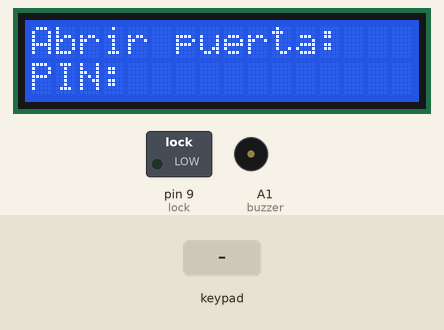
Bench run of a sketch on a simulated Arduino Uno, built with avr-gcc and run on an emulated ATmega328P. On the bench: 16×2 character LCD, switched loads named in the sketch (green lamp = pin HIGH), buzzer (waves = sounding). The inputs (shaded band) are chosen by the test bench.

Above: at 5.2 s.
5.3 s: keypad keys 1 3 1 2 1 1 1 0 pressed 0.4 s apart
At 9.0 s:
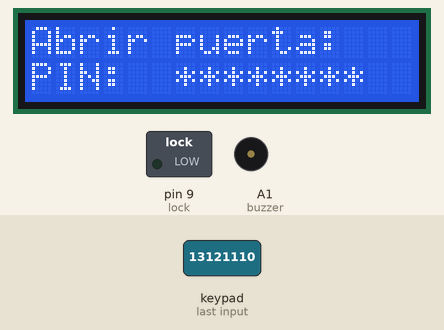
10.0 s: key '1' pressed
At 10.6 s:
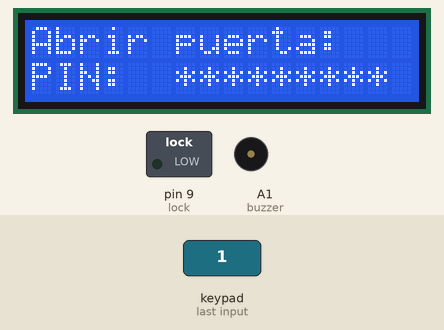
11.7 s: keypad keys 1 3 1 2 1 1 1 0 # pressed 0.4 s apart
At 11.81 s:
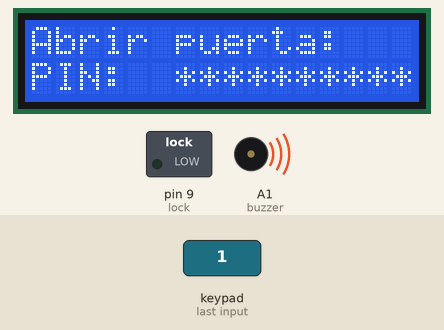
16.8 s: keypad keys 2 5 8 0 * pressed 0.4 s apart
At 19.3 s:
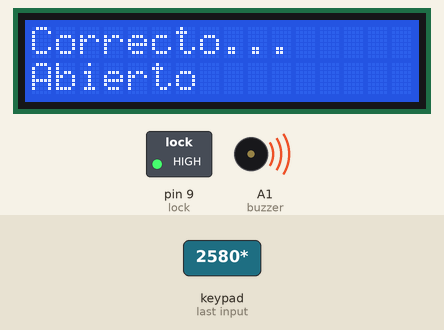
20.3 s: key 'A' pressed
23.3 s: keypad keys 1 3 1 2 1 1 1 0 * pressed 0.4 s apart
At 23.88 s:
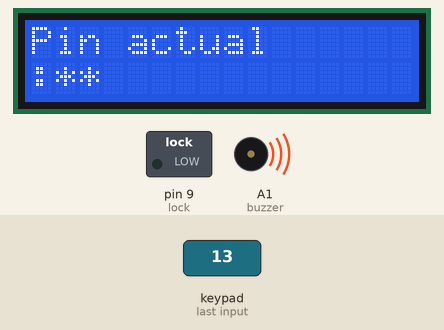
Timing chart, 0 to 28.5 s (numbered marks = the images above; inputs shaded):
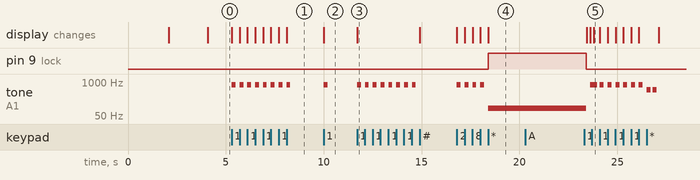

Measured:
- after the input at 5.3 s, tone on A1 (buzzer): alternates 800 Hz for 0.20 s and silent for 0.20 s, 16 changes in all, then stays silent, starting at once; the display: first changes at once (image 1 shows a later state)
- after the input at 10.0 s, tone on A1 (buzzer): silent → 800 Hz at once, → silent 0.20 s later; the display: changes at once (image 2)
- after the input at 11.7 s, tone on A1 (buzzer): alternates 800 Hz for 0.20 s and silent for 0.20 s, 16 changes in all, then stays silent, starting at once; the display: changes at once (image 3)
- after the input at 16.8 s, pin 9 (lock): LOW → HIGH after 1.6 s; tone on A1 (buzzer): silent → 800 Hz at once, then repeats every 0.40 s: silent 0.20 s, 800 Hz 0.20 s, until it stays 100 Hz from 18.4 s; the display: first changes at once (image 4 shows a later state)
- after the input at 20.3 s, every drawn part: stays the same
- after the input at 23.3 s, the display: first differs from a run without the input after 0.31 s (image 5 shows a later state)

The sketch:

sistema_seguridad.ino
```cpp
//Librerias

#include <LiquidCrystal.h>
#include <Keypad.h>
#include <EEPROM.h>

/*-------------------------------TECLADO---------------------------------------*/

const byte numRows = 4; //numero de filas del teclado
const byte numCols = 4; //numero de columnas del teclado
char keypressed;
char keymap[numRows][numCols] =
{
{'1', '2', '3', 'A'},
{'4', '5', '6', 'B'},
{'7', '8', '9', 'C'},
{'*', '0', '#', 'D'}
};
//Codigo que muestra la conexion del teclado hacia las terminales del arduino
byte rowPins[numRows] = {A5, A4, A3, A2}; //filas 0 al 3
byte colPins[numCols] = {13, 12, 11, 10}; //columnas 0 al 3
//Inicializamos la instancia de la clase del teclado
Keypad myKeypad = Keypad(makeKeymap(keymap), rowPins, colPins, numRows, numCols);

/*-------------------------------CONSTANTES------------------------------------*/

LiquidCrystal lcd(8, 7, 6, 5, 4, 3); //LCD
const int buzzer = A1; //Buzzer/speaker pequeño
const int lock = 9; //Cerradura eléctrica

/*-------------------------------VARIABLES------------------------------------*/

String password = "2580"; //Variable que almacena la contraseña actual
int PW; //Almacenar la contraseña.
String tempPassword = ""; //Variable que almacena el input de la contraseña
int doublecheck; //Verificar dos  veces la nueva contraseña
boolean armed = false; //Variable para el estado del sistema (armed:true / unarmed:false)
boolean input_pass; //Variable para la entrada del sistema (correct:true / wrong:false)
boolean storedPassword = true;
boolean changedPassword = false;
boolean checkPassword = false;
int i = 1; //Variabe del index del array

/*----------------------------------------------------------------------------*/

void setup(){
  pinMode(lock, OUTPUT);
  lcd.begin(16, 2); //Inicializar el numero de filas y columnas del LCD
  //Imprimir mensaje de bienvenida
  lcd.setCursor(0, 0);
  lcd.print("Sistema");
  lcd.setCursor(0, 1);
  lcd.print("  de seguridad  ");
  delay(2000);
  lcd.clear();
  lcd.setCursor(0, 0);
  lcd.print(" Abrir sistema ");
  lcd.setCursor(0, 1);
  lcd.print("Digitar pin:");
  delay(2000);
  lcd.clear();
  EEPROM.get(0, PW); //Almacenar la contraseña en la variable PW
  if(PW != password.toInt() && PW>0){
    password = String(PW); //Seteamos la contraseña almacenada en el EEPROM en la variable password
  }
}

void loop() { //Loop principal
  unlockTheDoor();
}

/********************************FUNCTIONS*************************************/

void unlockTheDoor(){
  lockAgain: //goto label
  tempPassword = "";
  lcd.clear();
  i = 6;
  noTone(buzzer);
  digitalWrite(lock, LOW);
  while(!checkPassword){
    lcd.setCursor(0, 0);
    lcd.print("Abrir puerta:");
    lcd.setCursor(0, 1);
    lcd.print("PIN:");
    keypressed = myKeypad.getKey(); //Leer tecla presionada
    if (keypressed != NO_KEY){ //Aceptar solo numeros y * del teclado
      if (keypressed == '0' || keypressed == '1' || keypressed == '2' || keypressed == '3' ||
      keypressed == '4' || keypressed == '5' || keypressed == '6' || keypressed == '7' ||
      keypressed == '8' || keypressed == '9' ){
        tempPassword += keypressed;
        lcd.setCursor(i, 1);
        lcd.print("*"); //Escribir * en el LCD
        i++;
        tone(buzzer, 800, 200); //Tono del boton
      }else if (keypressed == 'A'){
        changePassword();
        goto lockAgain;
      }else if (keypressed == '#'){
        break;
      }else if (keypressed == '*'){ //Revisar la contraseña
        if (password == tempPassword){ //Si es correcta...
          lcd.clear();
          lcd.setCursor(0, 0);
          lcd.print("Correcto...");
          lcd.setCursor(0, 1);
          lcd.print("Abierto");
          tone(buzzer, 100); //Reproducir un sonido mientras la cerradura esta abiera
          digitalWrite(lock, HIGH); //Desbloquear la puerta por 5 segundos
          delay(5000);
          goto lockAgain;
        }else{ //Si es falso reintentar
          tempPassword = "";
          tone(buzzer, 500, 200);
          delay(300);
          tone(buzzer, 500, 200);
          delay(300);
          goto lockAgain;
        }
      }
    }
  }
}

//Cambiar la contraseña actual
void changePassword(){
  retry: //goto label
  tempPassword = "";
  lcd.clear();
  i = 1;
  while(!changedPassword){ //Esperando la contraseña actual
    keypressed = myKeypad.getKey(); //Leer tecla presionada
    lcd.setCursor(0, 0);
    lcd.print("Pin actual");
    lcd.setCursor(0, 1);
    lcd.print(":");
    if (keypressed != NO_KEY){
      if (keypressed == '0' || keypressed == '1' || keypressed == '2' || keypressed == '3' ||
      keypressed == '4' || keypressed == '5' || keypressed == '6' || keypressed == '7' ||
      keypressed == '8' || keypressed == '9' ){
        tempPassword += keypressed;
        lcd.setCursor(i, 1);
        lcd.print("*");
        i++;
        tone(buzzer, 800, 200);
      }else if (keypressed == '#'){
        break;
      }else if (keypressed == '*'){
        i = 1;
        if (password == tempPassword){
          storedPassword = false;
          tone(buzzer, 500, 200);
          newPassword(); //Contraseña correcta, llamar metodo de nueva contraseña
          break;
        }else{ //Intentar denuevo
          tempPassword = "";
          tone(buzzer, 500, 200);
          delay(300);
          tone(buzzer, 500, 200);
          delay(300);
          goto retry;
        }
      }
    }
  }
}

//Configurar nueva contraseña
String firstpass;
void newPassword(){
  tempPassword = "";
  changedPassword = false;
  lcd.clear();
  i=1;
  while(!storedPassword){
    keypressed = myKeypad.getKey(); //Leer presionada
    if (doublecheck == 0){
      lcd.setCursor(0,0);
      lcd.print("Nuevo pin");
      lcd.setCursor(0,1);
      lcd.print(":");
    }else{
      lcd.setCursor(0,0);
      lcd.print("De nuevo...");
      lcd.setCursor(0, 1);
      lcd.print(":");
    }
    if (keypressed != NO_KEY){
      if (keypressed == '0' || keypressed == '1' || keypressed == '2' || keypressed == '3' ||
      keypressed == '4' || keypressed == '5' || keypressed == '6' || keypressed == '7' ||
      keypressed == '8' || keypressed == '9' ){
        tempPassword += keypressed;
        lcd.setCursor(i, 1);
        lcd.print("*");
        i++;
        tone(buzzer, 800, 200);
      }else if (keypressed == '#'){
        break;
      }else if (keypressed == '*'){
        if (doublecheck == 0){
          firstpass = tempPassword;
          doublecheck = 1;
          newPassword();
        }
        if (doublecheck == 1){
          doublecheck = 0;
          if (firstpass == tempPassword){
            i = 1;
            firstpass = "";
            password = tempPassword; //Nueva contraseña guardada
            tempPassword = ""; //Borrar la contraseña temporal
            PW = password.toInt();
            EEPROM.put( 0, PW );
            lcd.setCursor(0, 0);
            lcd.print("Cambio correcto");
            lcd.setCursor(0, 1);
            lcd.print("----------------");
            storedPassword = true;
            tone(buzzer, 500, 400);
            delay(2000);
            lcd.clear();
            break;
          }else{
            firstpass = "";
            newPassword();
          }
        }
      }
    }
  }
}
```
